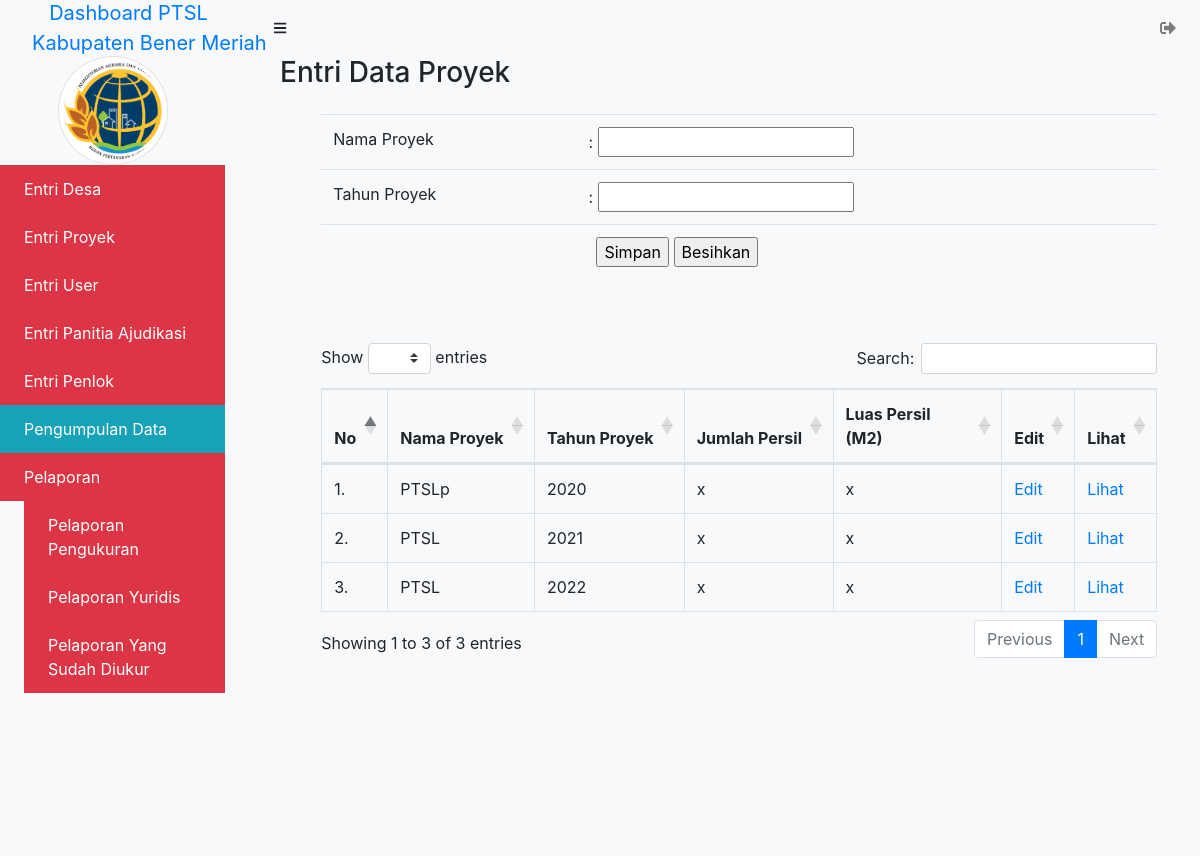
Before: /admin/data_proyek/index.php (signed in) with the older database file.
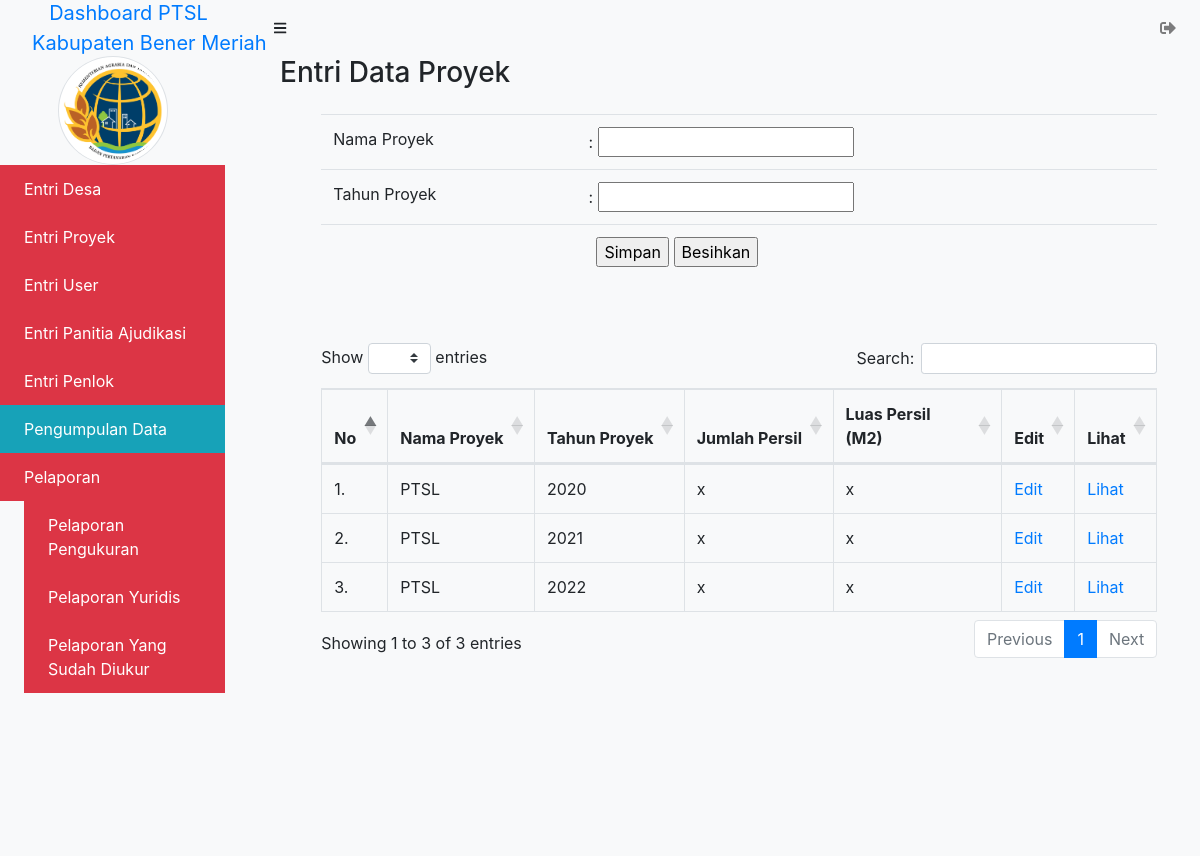
After: the same page with the newer database file.
### tables this page shows
CREATE TABLE `proyek` (
  `id_proyek` int(11) NOT NULL,
  `nama_proyek` varchar(225) NOT NULL,
  `tahun_proyek` varchar(100) NOT NULL
);

### admin/data_proyek/index.php (the view, shortened to what this page needs)
<?php $title = "Entri Data Proyek";
include_once('../_header.php');
?>
			<div id="layoutSidenav_content">
                <main>
                    <div class="container-fluid">
                        <ol>
                            <li class="breadcrumb-item">
                               <h3> Entri Data Proyek</h3>
                            </li>
                        </ol>
                        <div class="row">
                        	<div class="col-xl-auto offset-xl-1">
<?php
function tambah($koneksi){
	?>
		<form action="" method="POST">
			<fieldset>
				<div class="table-responsive">
					<table class="table table-responsive-sm table-hover" border="0">
						<tr>
							<td>Nama Proyek</td>
							<td> : <input type="text" name="nama_proyek" required /></td>
						</tr>
						<tr>
							<td>Tahun Proyek</td>
							<td> : <input type="number" name="tahun_proyek" required /></label></td>
						</tr>
						<tr>
							<td></td>
							<td><label class="ml-2">
									<input type="submit" name="btn_simpan" value="Simpan"/>
									<input type="reset" name="reset" value="Besihkan"/>
								</label>
							</td>
						</tr>
					</table>
					<br>
				</div>
			</fieldset>
		</form>
	<?php
}
function tampil_data($koneksi){
	$sql = "SELECT * FROM proyek";
	$query = mysqli_query($koneksi, $sql);
	$nomor = 1;
		echo "<fieldset>";
		echo "<div class='table-responsive'>";
		echo "<table class='table table-responsive-sm table-bordered table-hover' id='desa' border='1' cellpadding='10'>";
		echo "<thead>";
			echo "<tr>";
			echo "<th>No</th>
				<th>Nama Proyek</th>
				<th>Tahun Proyek</th>
				<th>Jumlah Persil</th>
				<th>Luas Persil (M2)</th>
				<th>Edit</th>
				<th>Lihat</th>";
			echo "</tr>";
		echo "</thead>";
		echo "<tbody>";
	while($data = mysqli_fetch_array($query)){
		?>
			<tr>
				<td><?= $nomor++; ?>.</td>
				<td><?php echo $data['nama_proyek']; ?></td>
				<td><?php echo $data['tahun_proyek']; ?></td>
				<td>x</td>
				<td>x</td>
				<td>
					<a href="index.php?aksi=update&id=<?php echo $data['id_proyek']; ?>&nama_proyek=<?php echo $data['nama_proyek']; ?>&tahun_proyek=<?php echo $data['tahun_proyek']; ?>">Edit</a>
				</td>
				<td>
					<a href="index.php?aksi=update&id=<?php echo $data['id_proyek']; ?>&nama_proyek=<?php echo $data['nama_proyek']; ?>&tahun_proyek=<?php echo $data['tahun_proyek']; ?>">Lihat</a>
				</td>
			</tr>
		<?php
	}
	echo "</tbody>";
	echo "</table>";
	echo "</fieldset>";
}
		?>
		<?php
if (isset($_GET['aksi'])){
	switch($_GET['aksi']){
		case "create":
			echo '<a href="index.php"> &laquo; Home</a>';
			tambah($koneksi);
			break;
		case "read":
			tampil_data($koneksi);
			break;
		case "update":
			ubah($koneksi);
			tampil_data($koneksi);
			break;
		case "delete":
			hapus($koneksi);
			break;
		default:
			echo "<h3>Aksi <i>".$_GET['aksi']."</i> tidaka ada!</h3>";
			tambah($koneksi);
			tampil_data($koneksi);
	}
} else {
	tambah($koneksi);
	tampil_data($koneksi);
}
?>
                       		</div>
                       	</div>
                    </div>
				</div>
			</div>
<?php include_once('../_footer.php'); ?>

Changed rows visible on the page:
changed proyek (number 1 of 3 on the later page): nama_proyek "PTSLp" → "PTSL"
